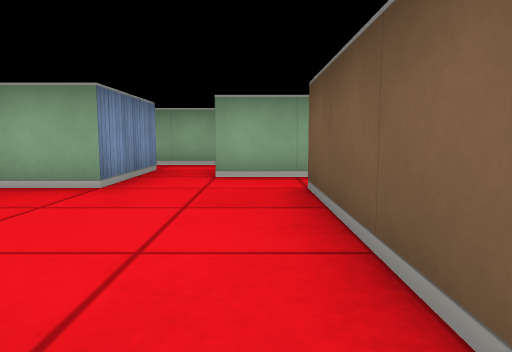
View 1 (above)

21 first-person views from a walk through a cub3D maze. The camera is about half as high as the walls, tilts 6° down and sees 70° across. The floor is counted in squares. Each view is taken from the middle of a square. On the plan, view 1 faces up. The plan holds only what a view shows up to about 9 squares ahead; the rest is blank.

View 2
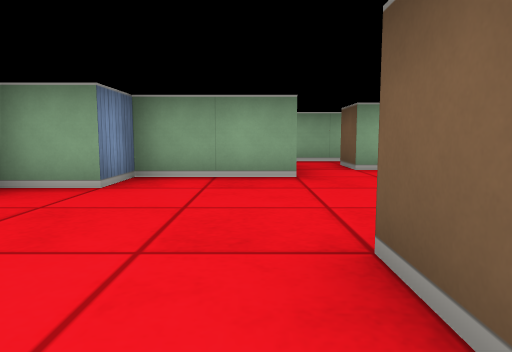

View 3
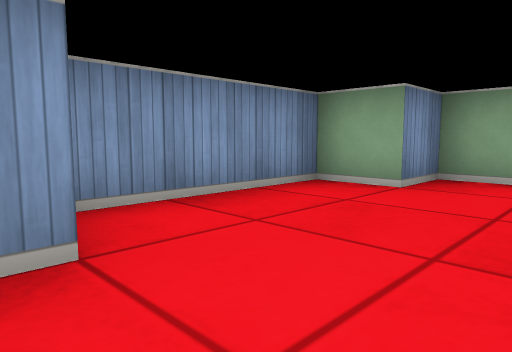

View 4
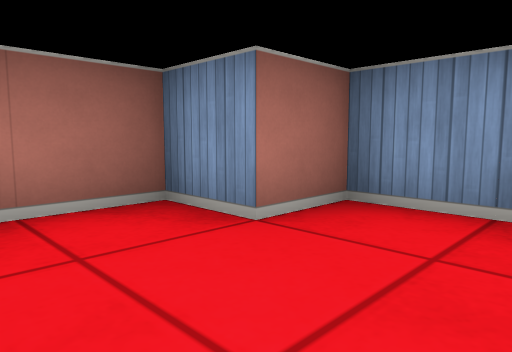

View 5
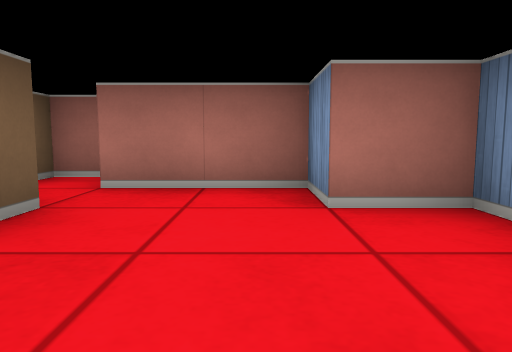

View 6
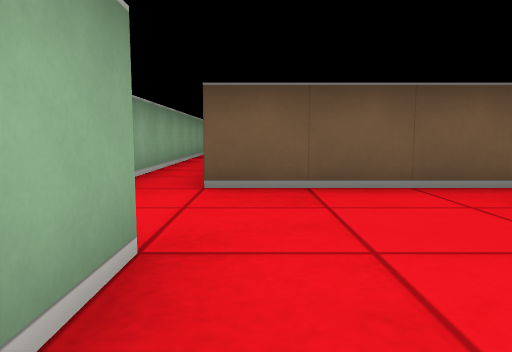

View 7
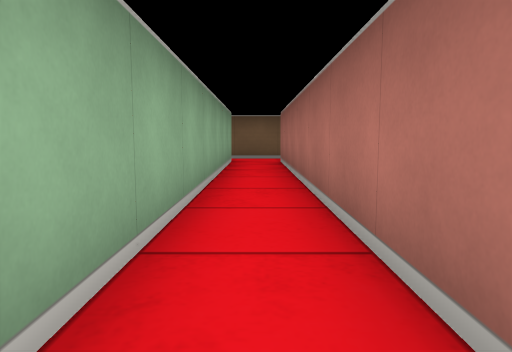

View 8
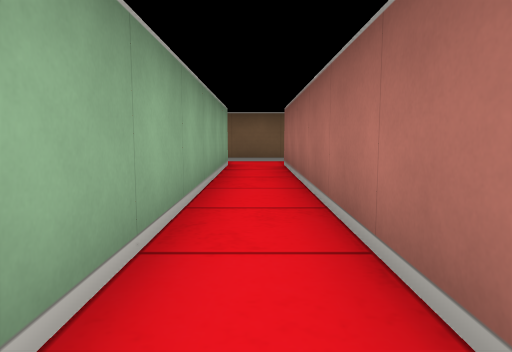

View 9
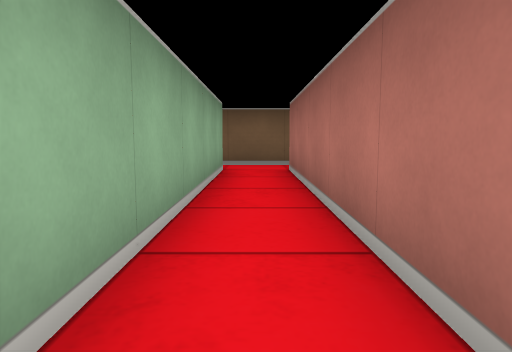

View 10
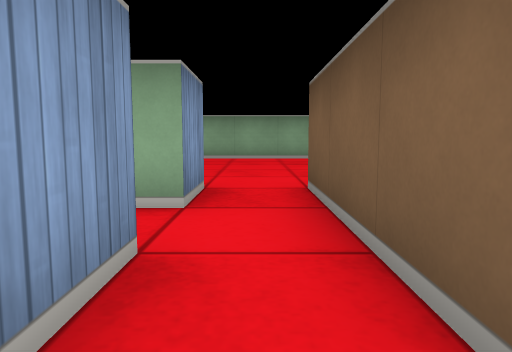

View 11
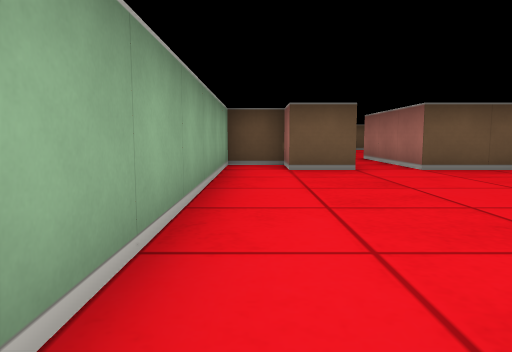

View 12
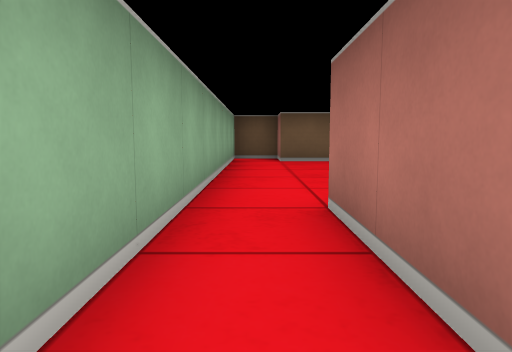

View 13
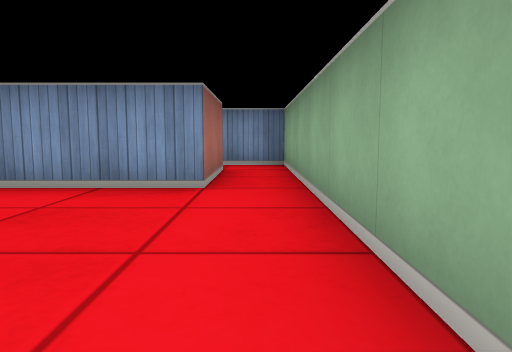

View 14
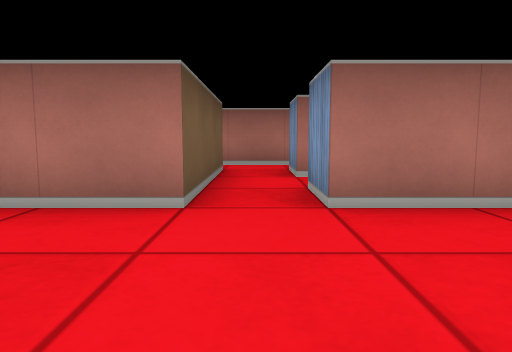

View 15
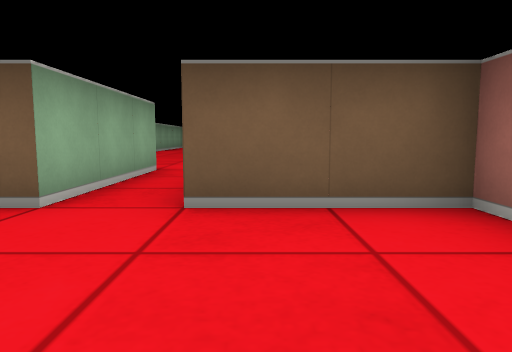

View 16
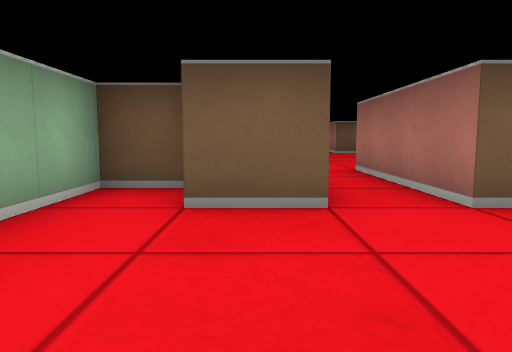

View 17
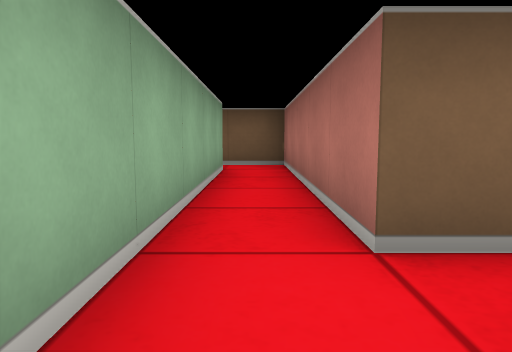

View 18
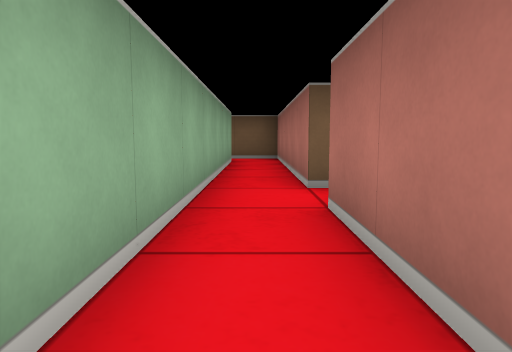

View 19
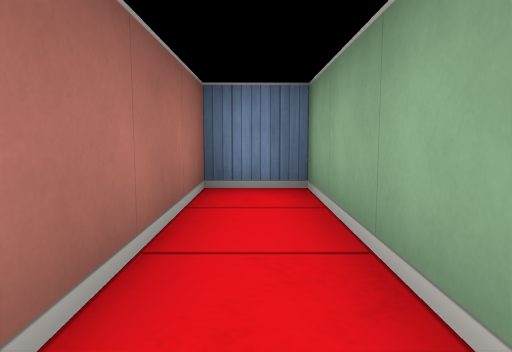

View 20
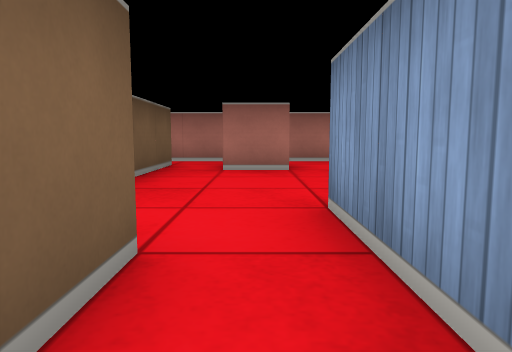

View 21
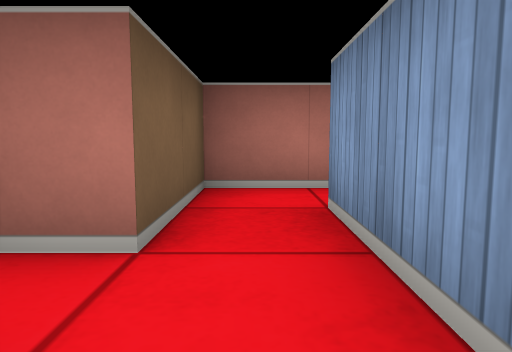

### Floor plan
Ten units are one square. View 1 is at (0, 0); x grows to the right and y downward. Boxes are objects, and circles mark ways between rooms. Rooms are numbered by the first view taken in them; rooms with no view inside come last. Other rooms are left out.
<svg viewBox="-50 -110 200 140">
<path fill="none" stroke="#000" d="M16 -35 85 -35M5 5 5 -35M-15 5 -15 -5 -5 -5M-15 -45 -15 -35 -35 -35 -35 -25 -45 -25 -45 5 -35 5 -35 15 -15 15M-4 15 8 15M-11 25 -5 25M85 -45 -5 -45M95 -35 95 -45M95 -25 95 -35M84 -15 96 -15M85 -35 85 -25M45 -95 65 -95M45 -65 45 -75 51 -75M65 -105 35 -105 35 -65M65 -95 65 -75M71 -55 85 -55 85 -45M95 -45 95 -55 115 -55 115 -75 145 -75M145 -85 115 -85 115 -95 125 -95 125 -105 65 -105M-5 -45 -5 -55 45 -55 45 -65M35 -65 -45 -65 -45 -55 -15 -55 -15 -45"/>
<circle cx="90" cy="-30" r="3" fill="#2a7"/>
<circle cx="90" cy="-50" r="3" fill="#2a7"/>
<circle cx="-10" cy="-50" r="3" fill="#2a7"/>
<circle cx="55" cy="-100" r="3" fill="#2a7"/>
<circle cx="40" cy="-70" r="3" fill="#2a7"/>
<text x="0" y="-20">1</text>
<text x="90" y="-20">2</text>
<text x="40" y="-90">3</text>
<text x="90" y="-80">4</text>
<text x="0" y="-60">5</text>
</svg>
Room 1 opens to room 2. Room 1 opens to room 4. Room 1 opens to room 5. Room 3 opens to room 4. Room 3 opens to room 5.

Where each view was taken, in squares from view 1:
view 1: 0 up, 0 right, facing up
view 2: 1 down, 2 left, facing up
view 3: 1 down, 2 left, facing up-left
view 4: 1 up, 2 left, facing down-left
view 5: 2 up, 3 left, facing down
view 6: 3 up, 3 left, facing right
view 7: 4 up, 1 right, facing right
view 8: 4 up, 2 right, facing right
view 9: 4 up, 3 right, facing right
view 10: 2 up, 9 right, facing up
view 11: 10 up, 6 right, facing right
view 12: 10 up, 4 right, facing right
view 13: 10 up, 10 right, facing left
view 14: 8 up, 9 right, facing down
view 15: 7 up, 9 right, facing right
view 16: 9 up, 9 right, facing right
view 17: 6 up, 2 left, facing right
view 18: 6 up, 4 left, facing right
view 19: 6 up, 1 left, facing left
view 20: 6 up, 1 left, facing down
view 21: 9 up, 4 right, facing down
